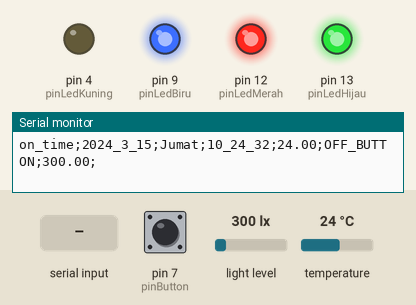
This sketch was run on a simulated Arduino Uno, built with avr-gcc and run on an emulated ATmega328P. Parts: output pins drawn as LEDs (lit = HIGH), the last lines printed to the serial monitor. The inputs (shaded band) are chosen by the test bench; at power-on: pin 7 (pinButton) HIGH, light level 300 lx, temperature 24 °C. The local clock reads 2024-03-15 10:24:30 at power-on unless the sketch sets it; the audio player accepts every command and is not drawn.

Above: at 2.7 s.
2.8 s: "2\n" received over Serial
At 4.3 s:
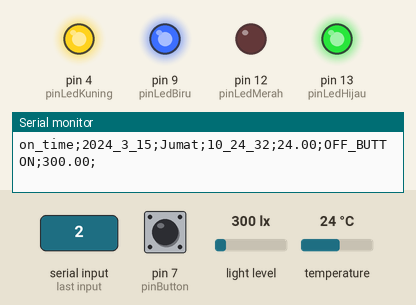
At 5.22 s:
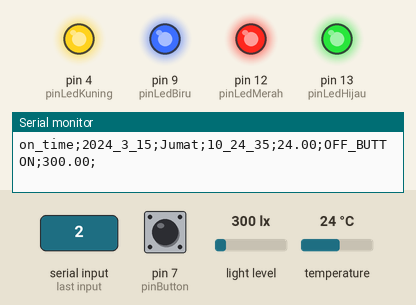
5.8 s: "1\n" received over Serial
At 6.8 s:
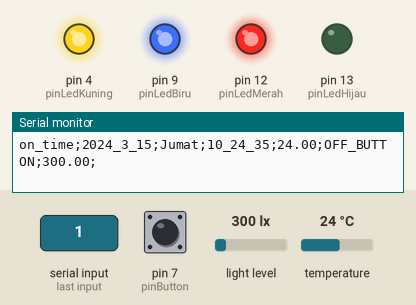
Timing chart, 0 to 9.8 s (numbered marks = the images above; inputs shaded):
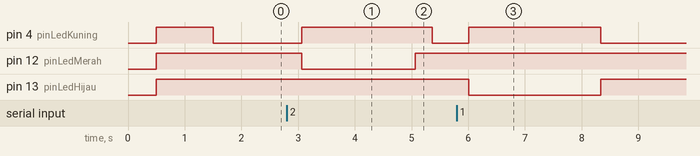

The sketch:

Program_Arduino.ino
```cpp
#include <Arduino.h>
#include "RTClib.h"
#include <SPI.h>
#include <Adafruit_I2CDevice.h>
#include <DFRobotDFPlayerMini.h>
#include <SoftwareSerial.h>
#include <BH1750.h>

int x;
float lux;
const byte rxPinDfplayer = 2;
const byte txPinDfplayer = 3;
const byte txPinLora = 10;
const byte rxPinLora = 11;
const int pinLedKuning = 4;
const int pinLedMerah = 12;
const int pinLedBiru = 9;
const int pinLedHijau = 13;
const int pinButton = 7;
int statusButton = 0;

SoftwareSerial lora(txPinLora, rxPinLora);
SoftwareSerial dfplayer(rxPinDfplayer, txPinDfplayer);
DFRobotDFPlayerMini myDFPlayer;
RTC_DS3231 rtc;
BH1750 lightMeter(0x23);
char daysOfTheWeek[7][12] = {"Ahad", "Senin", "Selasa", "Rabu", "Kamis", "Jumat", "Sabtu"};

void setup()
{

  Serial.begin(9600);
  Wire.begin();
  dfplayer.begin(9600);
  lora.begin(9600);
  Serial.setTimeout(1);
  myDFPlayer.begin(dfplayer);
  lightMeter.begin(BH1750::CONTINUOUS_HIGH_RES_MODE);
  if (!rtc.begin())
  {
    Serial.flush();
    while (1)
      delay(10);
  }
  if (rtc.lostPower())
  {
    rtc.adjust(DateTime(F(__DATE__), F(__TIME__)));
  }
  pinMode(rxPinDfplayer, INPUT);
  pinMode(txPinDfplayer, OUTPUT);
  pinMode(pinLedKuning, OUTPUT);
  pinMode(pinLedMerah, OUTPUT);
  pinMode(pinLedHijau, OUTPUT);
  pinMode(pinLedBiru, OUTPUT);
  pinMode(pinButton, INPUT_PULLUP);
  digitalWrite(pinLedKuning, HIGH);
  digitalWrite(pinLedMerah, HIGH);
  digitalWrite(pinLedHijau, HIGH);
  digitalWrite(pinLedBiru, HIGH);
  delay(1000);
}

void loop()
{

  digitalWrite(pinLedKuning, LOW);
  digitalWrite(pinLedHijau, HIGH);
  x = Serial.readString().toInt();
  if (x == 1)
  {
    myDFPlayer.play(2);
    myDFPlayer.read();
    digitalWrite(pinLedHijau, LOW);
    digitalWrite(pinLedKuning, HIGH);
    lora.println("Data Dari Kamera, OKE,");
    delay(2000);
  }
  if (x == 2)
  {
    myDFPlayer.play(0);
    myDFPlayer.read();
    digitalWrite(pinLedMerah, LOW);
    digitalWrite(pinLedKuning, HIGH);
    delay(2000);
    digitalWrite(pinLedMerah, HIGH);
  }

  if (lightMeter.measurementReady())
  {
    lux = lightMeter.readLightLevel();
  }

  statusButton = digitalRead(pinButton);
  if (statusButton == LOW)
  {
    DateTime now = rtc.now();
    // 0
    Serial.print("on_time");
    Serial.print(";");
    Serial.print(now.year(), DEC);
    Serial.print('_');
    Serial.print(now.month(), DEC);
    Serial.print('_');
    Serial.print(now.day(), DEC);
    // 1
    Serial.print(";");
    Serial.print(daysOfTheWeek[now.dayOfTheWeek()]);
    // 2
    Serial.print(";");
    Serial.print(now.hour(), DEC);
    Serial.print('_');
    Serial.print(now.minute(), DEC);
    Serial.print('_');
    Serial.print(now.second(), DEC);
    // 3
    Serial.print(";");
    Serial.print(rtc.getTemperature());
    // 4
    Serial.print(";");
    Serial.print("ON_BUTTON");
    // 5
    Serial.print(";");
    Serial.print(String(lux));
    // 6
    Serial.print(";");
    Serial.println();
    delay(300);
  }

  else if (statusButton == HIGH)
  {

    DateTime now = rtc.now();
    // 0
    Serial.print("on_time");
    Serial.print(";");
    Serial.print(now.year(), DEC);
    Serial.print('_');
    Serial.print(now.month(), DEC);
    Serial.print('_');
    Serial.print(now.day(), DEC);
    // 1
    Serial.print(";");
    Serial.print(daysOfTheWeek[now.dayOfTheWeek()]);
    // 2
    Serial.print(";");
    Serial.print(now.hour(), DEC);
    Serial.print('_');
    Serial.print(now.minute(), DEC);
    Serial.print('_');
    Serial.print(now.second(), DEC);
    // 3
    Serial.print(";");
    Serial.print(rtc.getTemperature());
    // 4
    Serial.print(";");
    Serial.print("OFF_BUTTON");
    // 5
    Serial.print(";");
    Serial.print(String(lux));
    // 6
    Serial.print(";");
    Serial.println();
    delay(300);
  }
}
```

Measured:
- after the input at 2.8 s, pin 4 (pinLedKuning): LOW → HIGH after 0.26 s, → LOW 2.3 s later; pin 12 (pinLedMerah): HIGH → LOW after 0.26 s, → HIGH 2.0 s later
- after the input at 5.8 s, pin 4 (pinLedKuning): LOW → HIGH after 0.21 s, → LOW 2.3 s later; pin 13 (pinLedHijau): HIGH → LOW after 0.21 s, → HIGH 2.3 s later
